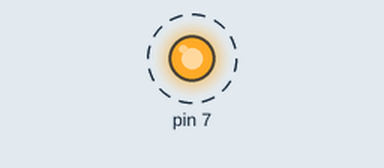
This program was run on a simulated Raspberry Pi (header pin numbers). Shown: output pins drawn as LEDs (lit = HIGH). Dashed ring = blinking. At 6.0 s the program stops and its outputs stay as they are.

Above: at 0.5 s.
Timing chart, 0 to 4.6 s (numbered marks = the images above):
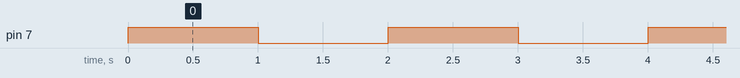

The program:

led_blinking.py
```python
#https://www.youtube.com/watch?v=41IO4Qe5Jzw
#explainingcomputers.com
import RPi.GPIO as GPIO
import time
GPIO.setmode(GPIO.BOARD)
GPIO.setup(7,GPIO.OUT)
for x in range(0,3):
    GPIO.output(7,True)
    time.sleep(1)
    GPIO.output(7,False)
    time.sleep(1)
GPIO.cleanup()
```

Measured:
- by itself, pin 7: alternates HIGH for 1.0 s and LOW for 1.0 s, 6 changes in all, then stays LOW
